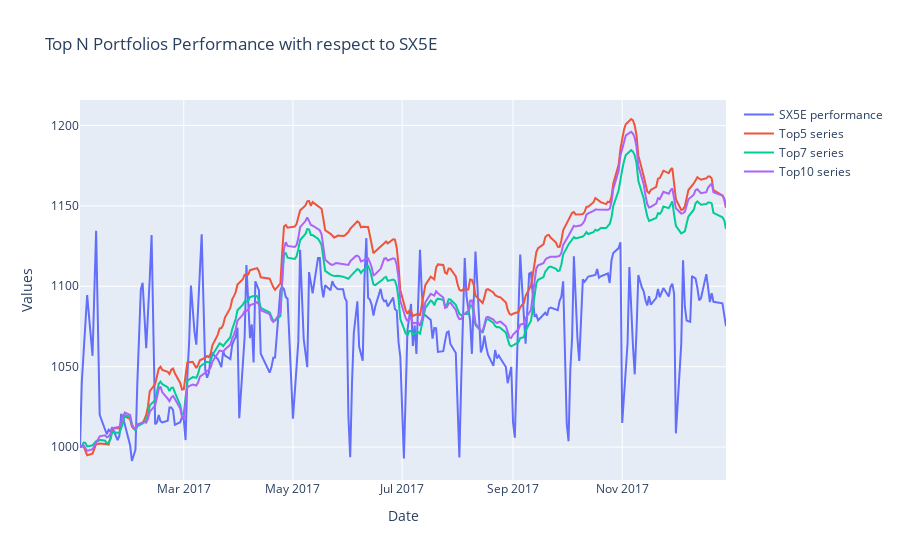

The code cell stored with this chart in its notebook:
### Code cell
plot_portfolios(portfolio_series_MCNN_LSTM, test_index_series)

### Figure 1 — Plotly figure (JSON) as saved in the notebook; plotly's stock layout.template omitted (floating-point values rounded to 4 significant figures; data arrays with more than 128 entries replaced by an {"elided": "..."} marker saying what was removed)
{"data": [{"mode": "lines", "name": "SX5E performance", "type": "scatter", "x": {"elided": "251 str values"}, "y": {"elided": "251 float values"}}, {"mode": "lines", "name": "Top5 series", "type": "scatter", "x": {"elided": "254 str values"}, "y": {"elided": "254 float values"}}, {"mode": "lines", "name": "Top7 series", "type": "scatter", "x": {"elided": "254 str values"}, "y": {"elided": "254 float values"}}, {"mode": "lines", "name": "Top10 series", "type": "scatter", "x": {"elided": "254 str values"}, "y": {"elided": "254 float values"}}], "layout": {"title": {"text": "Top N Portfolios Performance with respect to SX5E"}, "xaxis": {"title": {"text": "Date"}}, "yaxis": {"title": {"text": "Values"}}}}
